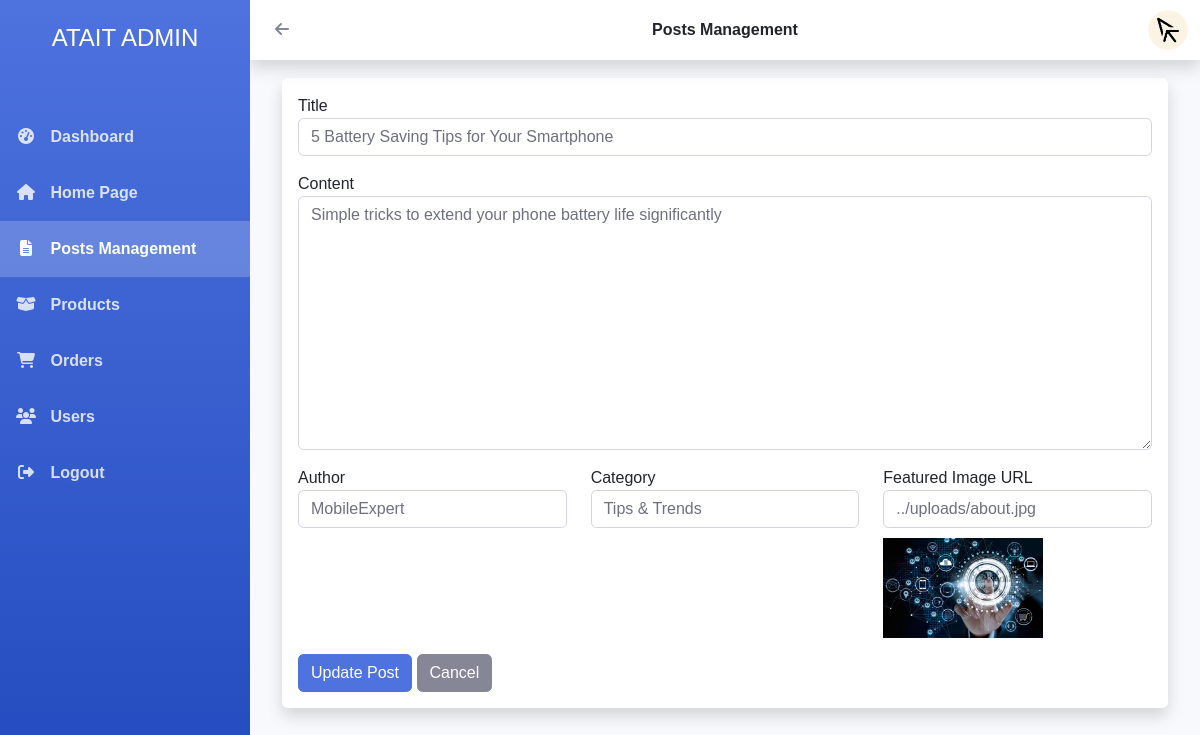
/52300173_52300157/admin/admin.php?section=posts&action=edit&id=2 (signed in), run on the app's committed database.
### tables this page shows
CREATE TABLE `posts` (
  `id` int(11) NOT NULL,
  `title` varchar(255) DEFAULT NULL,
  `author` varchar(100) DEFAULT NULL,
  `content` text DEFAULT NULL,
  `image` varchar(255) DEFAULT NULL,
  `category` varchar(100) DEFAULT NULL,
  `created_at` datetime DEFAULT current_timestamp(),
  `likes_count` int(11) DEFAULT 0
);

### 52300173_52300157/admin/views/posts/edit.php (the view, shortened to what this page needs)
<?php
$id = $_GET['id'] ?? 0;
$post = $pdo->prepare("SELECT * FROM posts WHERE id = ?");
$post->execute([$id]);
$post = $post->fetch();
?>
<div class="container-fluid">
    <h1 class="h3 mb-4 text-gray-800">Edit Post: <?= htmlspecialchars($post['title']) ?></h1>
    <div class="card shadow mb-4">
        <div class="card-body">
            <form method="POST">
                <div class="form-group">
                    <label>Title</label>
                    <input type="text" name="title" class="form-control" value="<?= htmlspecialchars($post['title']) ?>" required>
                </div>
                <div class="form-group">
                    <label>Content</label>
                    <textarea name="content" id="editor" class="form-control" rows="10" required><?= htmlspecialchars($post['content']) ?></textarea>
                </div>
                <div class="row">
                    <div class="col-md-4">
                        <div class="form-group">
                            <label>Author</label>
                            <input type="text" name="author" class="form-control" value="<?= htmlspecialchars($post['author']) ?>" required>
                        </div>
                    </div>
                    <div class="col-md-4">
                        <div class="form-group">
                            <label>Category</label>
                            <select name="category" class="form-control" required>
                                <option value="tips-and-trends" <?= $post['category'] === 'tips-and-trends' ? 'selected' : '' ?>>Tips & Trends</option>
                            </select>
                        </div>
                    </div>
                    <div class="col-md-4">
                        <div class="form-group">
                            <label>Featured Image URL</label>
                            <input type="text" name="image" class="form-control" value="<?= htmlspecialchars($post['image']) ?>" required>
                            <?php if ($post['image']): ?>
                            <img src="<?= htmlspecialchars($post['image']) ?>" style="max-height: 100px; margin-top: 10px;">
                            <?php endif; ?>
                        </div>
                    </div>
                </div>
                <button type="submit" class="btn btn-primary">Update Post</button>
                <a href="admin.php?section=posts" class="btn btn-secondary">Cancel</a>
            </form>
        </div>
    </div>
</div>

### 52300173_52300157/admin/admin.php (style rules this page uses)
:root { --sidebar-width: 250px; --header-height: 60px; --primary-color: #4e73df; --secondary-color: #f8f9fc; }
body { font-family: 'Nunito', sans-serif; background-color: #f8f9fc; }
.card { border: none; border-radius: 0.35rem; box-shadow: 0 0.15rem 1.75rem 0 rgba(58, 59, 69, 0.1); margin-bottom: 20px; }
.form-control { display: block; width: 100%; padding: 0.375rem 0.75rem; font-size: 1rem; line-height: 1.5; color: #6e707e; background-color: #fff; background-clip: padding-box; border: 1px solid #d1d3e2; border-radius: 0.35rem; transition: border-color 0.15s ease-in-out, box-shadow 0.15s ease-in-out; }
.form-group { margin-bottom: 1rem; }
.btn { display: inline-block; font-weight: 400; color: #858796; text-align: center; vertical-align: middle; user-select: none; background-color: transparent; border: 1px solid transparent; padding: 0.375rem 0.75rem; font-size: 1rem; line-height: 1.5; border-radius: 0.35rem; transition: color 0.15s ease-in-out, background-color 0.15s ease-in-out, border-color 0.15s ease-in-out, box-shadow 0.15s ease-in-out; }
.btn-primary { color: #fff; background-color: #4e73df; border-color: #4e73df; }
.btn-secondary { color: #fff; background-color: #858796; border-color: #858796; }

### data on the page
posts: title "5 Battery Saving Tips for Your Smartphone", content "Simple tricks to extend your phone battery life significantly", author "MobileExpert", category "Tips & Trends", image "../uploads/about.jpg", image (picture)

### other printed values
$pageTitles[$currentSection] "Posts Management"
